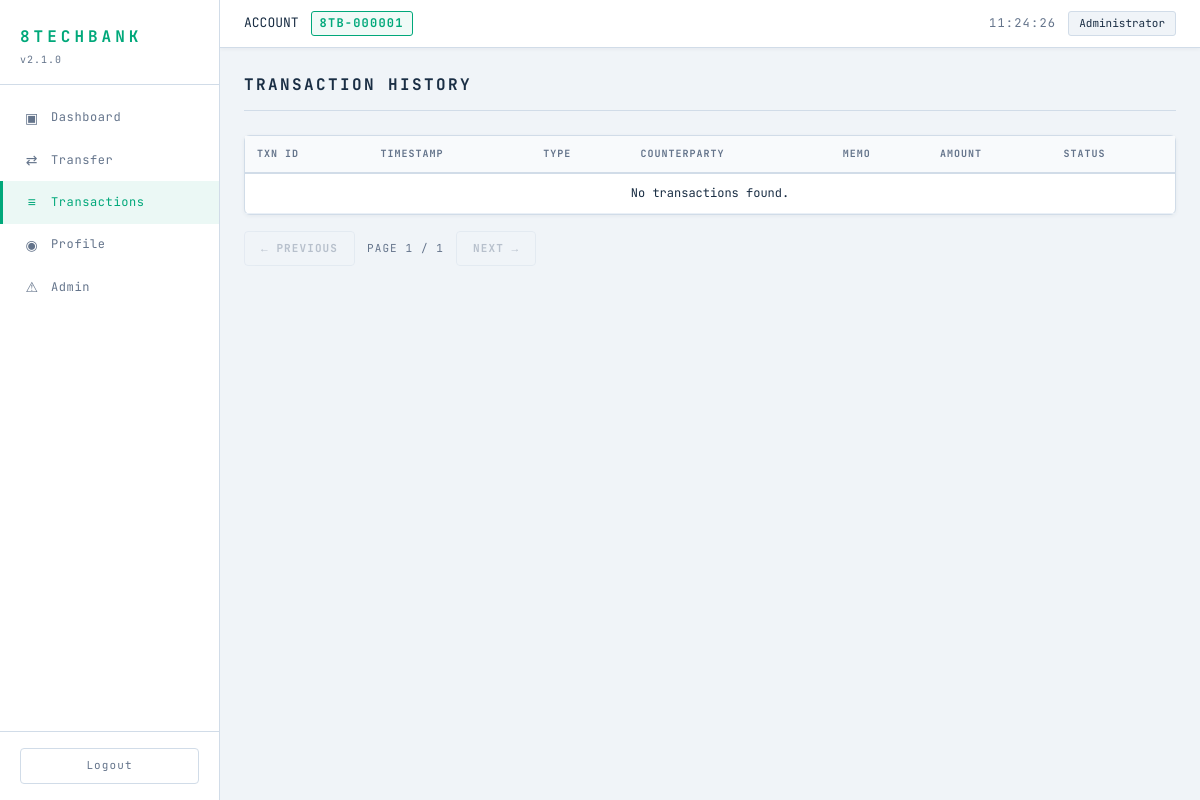
/transactions?user_id=7 (signed in), run on an earlier commit of the app's database.
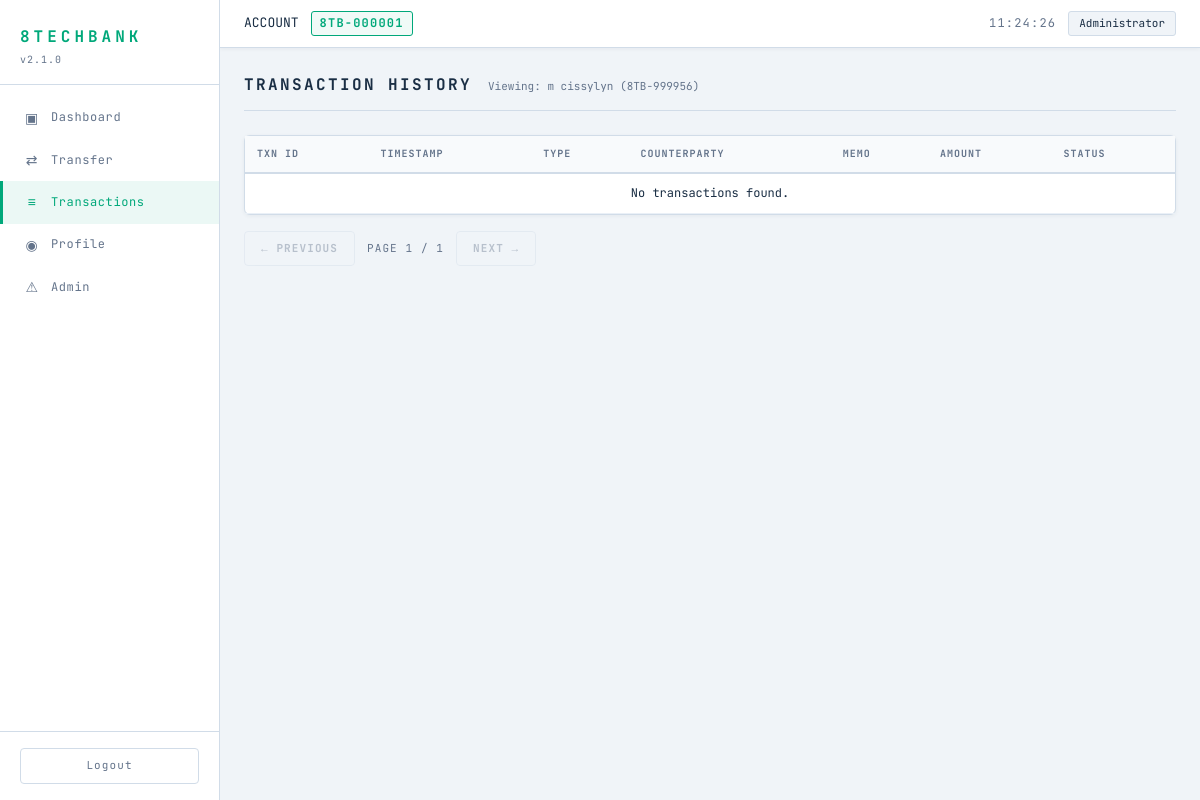
And on a later commit of the database.
### tables this page shows
CREATE TABLE users (
    id INTEGER PRIMARY KEY AUTOINCREMENT,
    username TEXT NOT NULL UNIQUE,
    email TEXT NOT NULL UNIQUE,
    password TEXT NOT NULL,
    display_name TEXT NOT NULL,
    account_number TEXT NOT NULL UNIQUE,
    balance REAL NOT NULL DEFAULT 1000.00,
    role TEXT NOT NULL DEFAULT 'user',
    created_at TIMESTAMP DEFAULT CURRENT_TIMESTAMP
);

### routes/transactions.py (the view)
@transactions_bp.route('/transactions')
def transactions():
    if 'user_id' not in session:
        return redirect(url_for('auth.login'))
    user_id = request.args.get('user_id', session['user_id'])
    page = int(request.args.get('page', 1))
    offset = (page - 1) * PER_PAGE
    txns = raw_query(
        "SELECT t.*, "
        "s.display_name AS sender_name, s.account_number AS sender_acct, "
        "r.display_name AS receiver_name, r.account_number AS receiver_acct "
        "FROM transactions t "
        "JOIN users s ON t.sender_id = s.id "
        "JOIN users r ON t.receiver_id = r.id "
        "WHERE t.sender_id=" + str(user_id) + " OR t.receiver_id=" + str(user_id) + " "
        "ORDER BY t.timestamp DESC "
        "LIMIT " + str(PER_PAGE) + " OFFSET " + str(offset)
    )
    count_row = raw_query(
        "SELECT COUNT(*) as cnt FROM transactions "
        "WHERE sender_id=" + str(user_id) + " OR receiver_id=" + str(user_id),
        fetchone=True
    )
    total = count_row['cnt'] if count_row else 0
    total_pages = max(1, (total + PER_PAGE - 1) // PER_PAGE)
    viewed_user = raw_query("SELECT * FROM users WHERE id=" + str(user_id), fetchone=True)
    return render_template(
        'transactions.html',
        transactions=txns,
        page=page,
        total_pages=total_pages,
        user_id=user_id,
        viewed_user=viewed_user,
        session_user_id=session['user_id']
    )

### database.py (called while the page is built)
def get_db():
    conn = sqlite3.connect(DATABASE_PATH)
    conn.row_factory = sqlite3.Row
    return conn

def raw_query(sql, fetchone=False):
    conn = get_db()
    try:
        if isinstance(sql, (list, tuple)) and len(sql) == 2:
            sql_text, params = sql
            cur = conn.execute(sql_text, params)
        else:
            cur = conn.execute(sql)
        conn.commit()
        if fetchone:
            return cur.fetchone()
        return cur.fetchall()
    finally:
        conn.close()

### templates/transactions.html (shortened to what this page needs)
{% extends "base.html" %}
{% block content %}
<div class="page-header">
    <h2 class="page-title">TRANSACTION HISTORY</h2>
    <span class="page-subtitle">
        {% if viewed_user %}
            Viewing: {{ viewed_user.display_name }} ({{ viewed_user.account_number }})
        {% endif %}
    </span>
</div>
<div class="card">
    <table class="data-table">
        <thead>
            <tr>
                <th>TXN ID</th>
                <th>TIMESTAMP</th>
                <th>TYPE</th>
                <th>COUNTERPARTY</th>
                <th>MEMO</th>
                <th>AMOUNT</th>
                <th>STATUS</th>
            </tr>
        </thead>
        <tbody>
            {% for txn in transactions %}
            <tr>
                <td class="mono">#{{ txn.id }}</td>
                <td class="muted">{{ txn.timestamp }}</td>
                <td>
                    {% if txn.sender_id == user_id|int %}
                        <span class="badge badge-out">DEBIT</span>
                    {% else %}
                        <span class="badge badge-in">CREDIT</span>
                    {% endif %}
                </td>
                <td>
                    {% if txn.sender_id == user_id|int %}
                        {{ txn.receiver_name }} ({{ txn.receiver_acct }})
                    {% else %}
                        {{ txn.sender_name }} ({{ txn.sender_acct }})
                    {% endif %}
                </td>
                <td class="memo-cell">{{ txn.memo | safe }}</td>
                <td class="{% if txn.sender_id == user_id|int %}amount-out{% else %}amount-in{% endif %}">
                    {% if txn.sender_id == user_id|int %}-{% else %}+{% endif %}${{ "%.2f"|format(txn.amount) }}
                </td>
                <td><span class="badge badge-active">SETTLED</span></td>
            </tr>
            {% else %}
            <tr><td colspan="7" class="muted center">No transactions found.</td></tr>
            {% endfor %}
        </tbody>
    </table>
</div>
<div class="pagination">
    {% if page > 1 %}
    <a href="{{ url_for('transactions.transactions', user_id=user_id, page=page-1) }}" class="btn btn-ghost">← PREVIOUS</a>
    {% else %}
    <span class="btn btn-ghost disabled">← PREVIOUS</span>
    {% endif %}
    <span class="page-indicator">PAGE {{ page }} / {{ total_pages }}</span>
    {% if page < total_pages %}
    <a href="{{ url_for('transactions.transactions', user_id=user_id, page=page+1) }}" class="btn btn-ghost">NEXT →</a>
    {% else %}
    <span class="btn btn-ghost disabled">NEXT →</span>
    {% endif %}
</div>
{% endblock %}

What changed in the data, as far as the page shows it:
added users: display_name "m cissylyn", account_number "8TB-999956"
Also different on the page:
text now shown: "Viewing: ( )"
